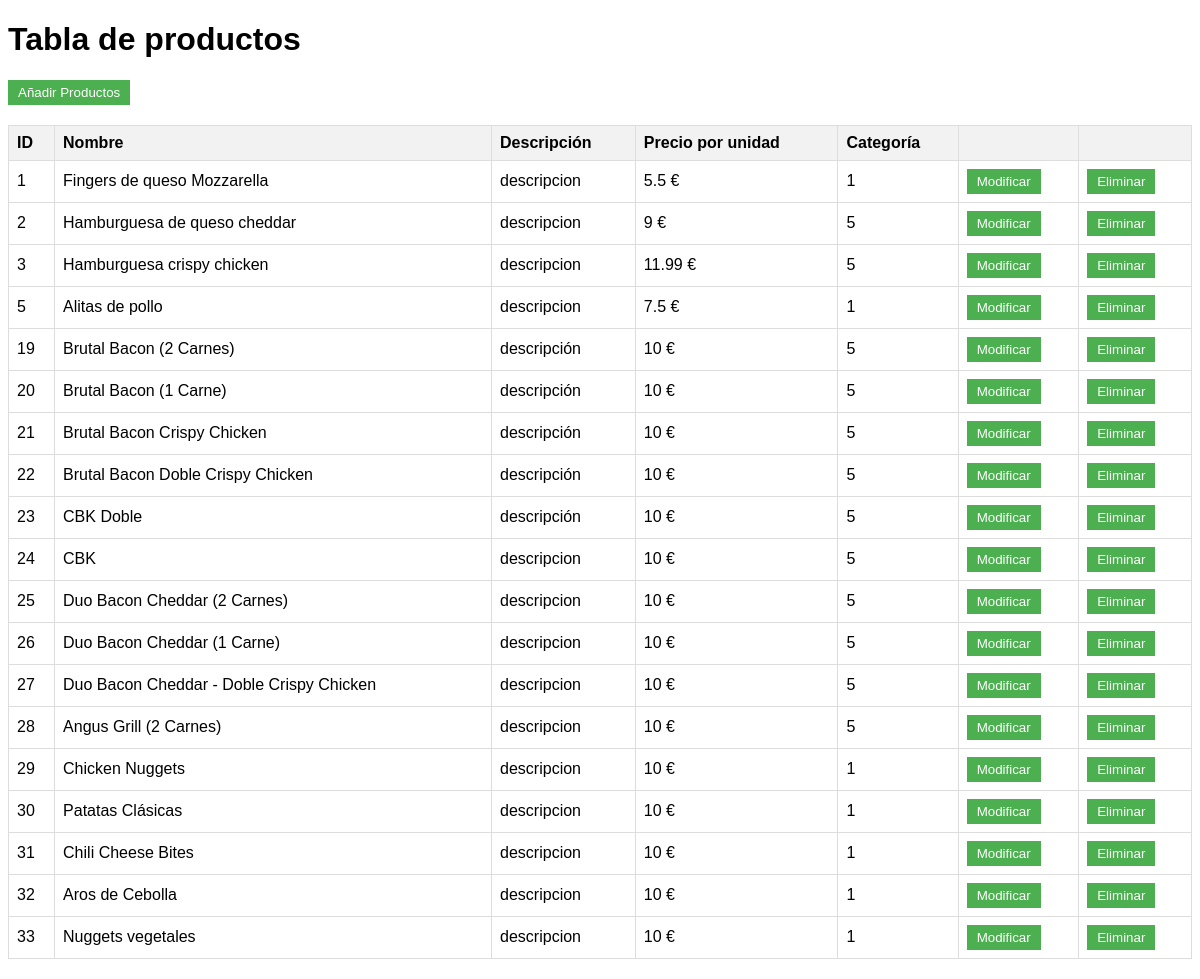
The page /vista/base-datos.php on the database as committed earlier.
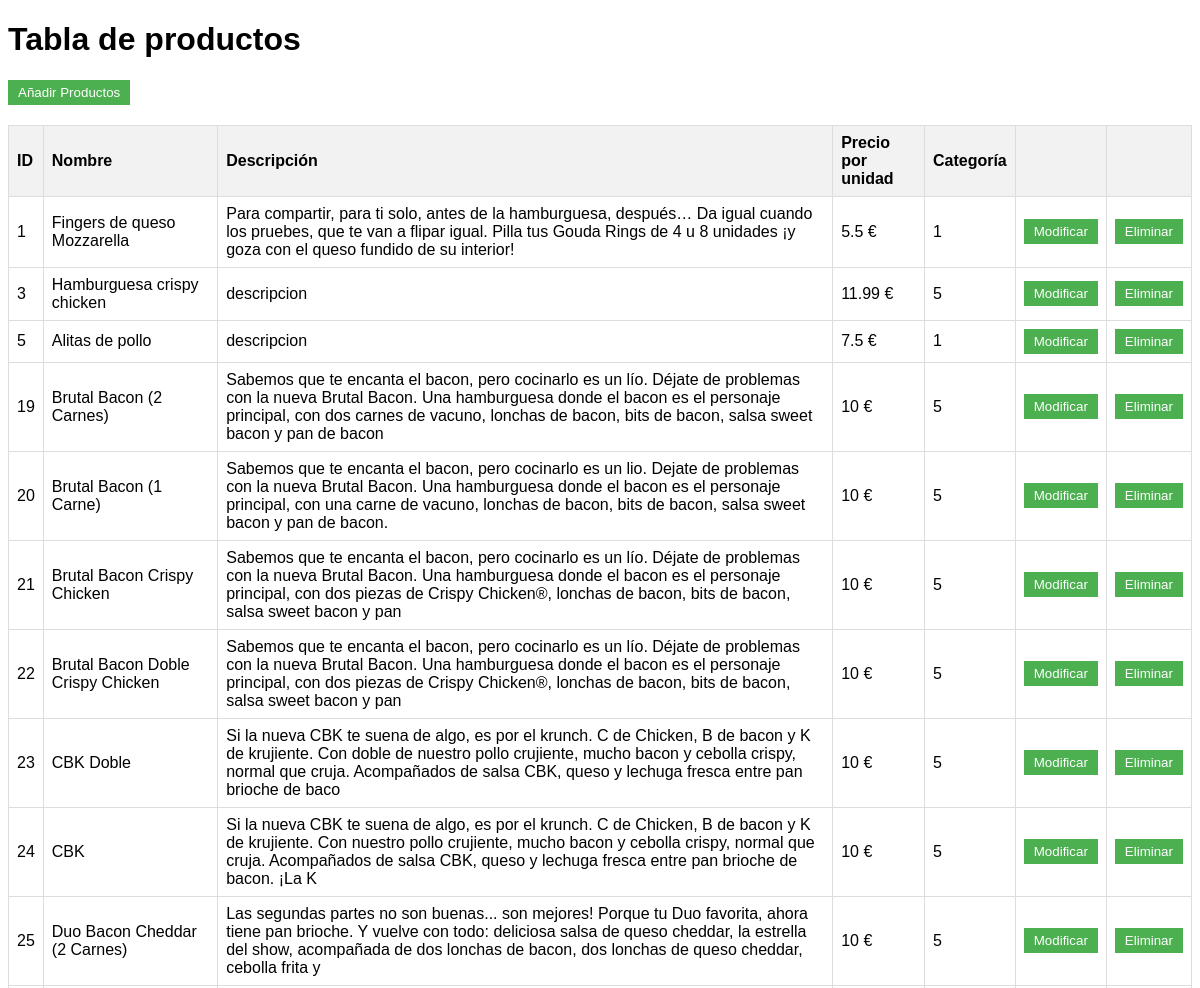
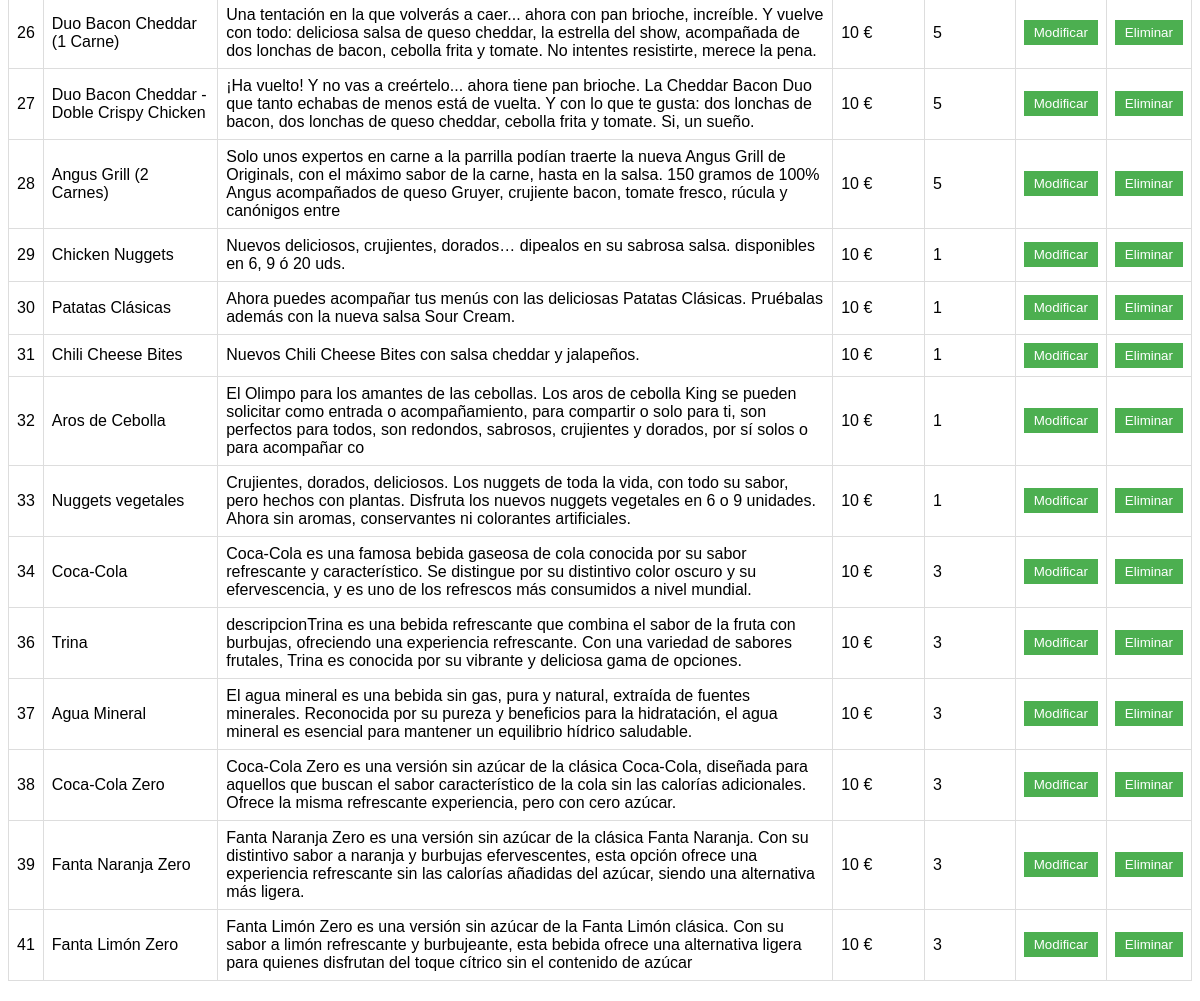
The same page on the database as committed later (2 pictures, top to bottom).
### tables this page shows
CREATE TABLE `productos` (
  `producto_id` int(11) NOT NULL,
  `nombre_producto` varchar(255) NOT NULL,
  `descripcion` varchar(255) NOT NULL,
  `precio_unidad` double NOT NULL,
  `categoria_id` int(11) DEFAULT NULL,
  `img` varchar(255) DEFAULT NULL
);

### modelo/ProductoDAO.php (called while the page is built, shortened)
<?php
    include_once '../modelo/Producto.php';
    class productoDAO {
        public static function getAllProducts() {
            $con = dataBase::connect();
            if($result = $con->query("SELECT * FROM productos")) {
                $productos = array();
                while ($producto = $result->fetch_object('Producto')) {
                    $productos[] = $producto;
                }
                return $productos;
            }
        }
    }
?>

### modelo/Producto.php (called while the page is built, shortened)
<?php
     class Producto {
        protected $producto_id;
        protected $nombre_producto;
        protected $descripcion;
        protected $precio_unidad;
        protected $categoria_id;
        public function getProducto_id()
        {
                return $this->producto_id;
        }
        public function getNombre_producto()
        {
                return $this->nombre_producto;
        }
        public function getDescripcion()
        {
                return $this->descripcion;
        }
        public function getPrecio_unidad()
        {
                return $this->precio_unidad;
        }
        public function getCategoria_id()
        {
                return $this->categoria_id;
        }
    }
?>

### vista/base-datos.php (the view, shortened to what this page needs)
<?php
    include ("../modelo/ProductoDAO.php");
?>
<!DOCTYPE html>
<html lang="es">
<head>
    <link rel="stylesheet" href="../vista/css/css-bd.css">
</head>
<body>
    <h1>Tabla de productos</h1>
    <form action="../controlador/añadirProducto.php" method="post">
        <input class="btnAñadir" type="submit" value="Añadir Productos">
    </form>
    <table>
        <tr>
            <th>ID</th>
            <th>Nombre</th>
            <th>Descripción</th>
            <th>Precio por unidad</th>
            <th>Categoría</th>
            <th></th>
            <th></th>
        </tr>
        <?php
            $productos = ProductoDAO::getAllProducts();
            foreach ($productos as $producto) {
        ?>
        <tr>
            <td><?php echo $producto->getProducto_id() ?></td>
            <td><?php echo $producto->getNombre_producto() ?></td>
            <td><?php echo $producto->getDescripcion() ?></td>
            <td><?php echo $producto->getPrecio_unidad() ?> €</td>
            <td><?php echo $producto->getCategoria_id() ?></td>
            <form action="" method="post">
                <td>
                    <form action="../controlador/modificarProducto.php" method="post">
                        <input type="submit" name="Modificar" value="Modificar">
                    </form>
                </td>
                <td>
                    <form>
                        <input type="submit" name="Eliminar" value="Eliminar">
                    </form>
                </td>
            </form>
        </tr>
        <?php } ?>
    </table>
</body>
</html>

### vista/css/css-bd.css (style rules this page uses)
h1 { font-family: Arial, Helvetica, sans-serif; }
table { border-collapse: collapse; width: 100%; margin: 20px 0; font-family: Arial, Helvetica, sans-serif; }
table th, table td { border: 1px solid #dddddd; text-align: left; padding: 8px; }
table th { background-color: #f2f2f2; }
table td input { background-color: #4CAF50; color: white; border: none; padding: 5px 10px; cursor: pointer; transition: background-color 0.3s; }
.btnAñadir { background-color: #4CAF50; color: white; border: none; padding: 5px 10px; cursor: pointer; transition: background-color 0.3s; }

Rows that differ between the two databases and show on the page:
removed productos: producto_id "2", nombre_producto "Hamburguesa de queso cheddar", descripcion "descripcion", precio_unidad "9", categoria "5"
changed productos "Fingers de queso Mozzarella": descripcion "descripcion" → "Para compartir, para ti solo, antes de la hamburguesa, después… Da igual cuando los pruebes, que te van a flipar igual. Pilla tus Gouda Rings de 4 u 8 unidades ¡y goza con el queso fundido de su interior!"
changed productos "Brutal Bacon (2 Carnes)": descripcion "descripción" → "Sabemos que te encanta el bacon, pero cocinarlo es un lío. Déjate de problemas con la nueva Brutal Bacon. Una hamburguesa donde el bacon es el personaje principal, con dos carnes de vacuno, lonchas de bacon, bits de bacon, salsa sweet bacon y pan de bacon"
changed productos "Brutal Bacon (1 Carne)": descripcion "descripción" → "Sabemos que te encanta el bacon, pero cocinarlo es un lio. Dejate de problemas con la nueva Brutal Bacon. Una hamburguesa donde el bacon es el personaje principal, con una carne de vacuno, lonchas de bacon, bits de bacon, salsa sweet bacon y pan de bacon."
changed productos "Brutal Bacon Crispy Chicken": descripcion "descripción" → "Sabemos que te encanta el bacon, pero cocinarlo es un lío. Déjate de problemas con la nueva Brutal Bacon. Una hamburguesa donde el bacon es el personaje principal, con dos piezas de Crispy Chicken®, lonchas de bacon, bits de bacon, salsa sweet bacon y pan"
changed productos "Brutal Bacon Doble Crispy Chicken": descripcion "descripción" → "Sabemos que te encanta el bacon, pero cocinarlo es un lío. Déjate de problemas con la nueva Brutal Bacon. Una hamburguesa donde el bacon es el personaje principal, con dos piezas de Crispy Chicken®, lonchas de bacon, bits de bacon, salsa sweet bacon y pan"
changed productos "CBK Doble": descripcion "descripción" → "Si la nueva CBK te suena de algo, es por el krunch. C de Chicken, B de bacon y K de krujiente. Con doble de nuestro pollo crujiente, mucho bacon y cebolla crispy, normal que cruja. Acompañados de salsa CBK, queso y lechuga fresca entre pan brioche de baco"
changed productos "CBK": descripcion "descripcion" → "Si la nueva CBK te suena de algo, es por el krunch. C de Chicken, B de bacon y K de krujiente. Con nuestro pollo crujiente, mucho bacon y cebolla crispy, normal que cruja. Acompañados de salsa CBK, queso y lechuga fresca entre pan brioche de bacon. ¡La K"
changed productos "Duo Bacon Cheddar (2 Carnes)": descripcion "descripcion" → "Las segundas partes no son buenas... son mejores! Porque tu Duo favorita, ahora tiene pan brioche. Y vuelve con todo: deliciosa salsa de queso cheddar, la estrella del show, acompañada de dos lonchas de bacon, dos lonchas de queso cheddar, cebolla frita y"
changed productos "Duo Bacon Cheddar (1 Carne)": descripcion "descripcion" → "Una tentación en la que volverás a caer... ahora con pan brioche, increíble. Y vuelve con todo: deliciosa salsa de queso cheddar, la estrella del show, acompañada de dos lonchas de bacon, cebolla frita y tomate. No intentes resistirte, merece la pena."
changed productos "Duo Bacon Cheddar - Doble Crispy Chicken": descripcion "descripcion" → "¡Ha vuelto! Y no vas a creértelo... ahora tiene pan brioche. La Cheddar Bacon Duo que tanto echabas de menos está de vuelta. Y con lo que te gusta: dos lonchas de bacon, dos lonchas de queso cheddar, cebolla frita y tomate. Si, un sueño."
changed productos "Angus Grill (2 Carnes)": descripcion "descripcion" → "Solo unos expertos en carne a la parrilla podían traerte la nueva Angus Grill de Originals, con el máximo sabor de la carne, hasta en la salsa. 150 gramos de 100% Angus acompañados de queso Gruyer, crujiente bacon, tomate fresco, rúcula y canónigos entre"
changed productos "Chicken Nuggets": descripcion "descripcion" → "Nuevos deliciosos, crujientes, dorados… dipealos en su sabrosa salsa. disponibles en 6, 9 ó 20 uds."
changed productos "Patatas Clásicas": descripcion "descripcion" → "Ahora puedes acompañar tus menús con las deliciosas Patatas Clásicas. Pruébalas además con la nueva salsa Sour Cream."
changed productos "Chili Cheese Bites": descripcion "descripcion" → "Nuevos Chili Cheese Bites con salsa cheddar y jalapeños."
changed productos "Aros de Cebolla": descripcion "descripcion" → "El Olimpo para los amantes de las cebollas. Los aros de cebolla King se pueden solicitar como entrada o acompañamiento, para compartir o solo para ti, son perfectos para todos, son redondos, sabrosos, crujientes y dorados, por sí solos o para acompañar co"
changed productos "Nuggets vegetales": descripcion "descripcion" → "Crujientes, dorados, deliciosos. Los nuggets de toda la vida, con todo su sabor, pero hechos con plantas. Disfruta los nuevos nuggets vegetales en 6 o 9 unidades. Ahora sin aromas, conservantes ni colorantes artificiales."
added productos: producto_id "34", nombre_producto "Coca-Cola", descripcion "Coca-Cola es una famosa bebida gaseosa de cola conocida por su sabor refrescante y característico. Se distingue por su distintivo color oscuro y su efervescencia, y es uno de los refrescos más consumidos a nivel mundial.", precio_unidad "10", categoria "3"
added productos: producto_id "36", nombre_producto "Trina", descripcion "descripcionTrina es una bebida refrescante que combina el sabor de la fruta con burbujas, ofreciendo una experiencia refrescante. Con una variedad de sabores frutales, Trina es conocida por su vibrante y deliciosa gama de opciones.", precio_unidad "10", categoria "3"
added productos: producto_id "37", nombre_producto "Agua Mineral", descripcion "El agua mineral es una bebida sin gas, pura y natural, extraída de fuentes minerales. Reconocida por su pureza y beneficios para la hidratación, el agua mineral es esencial para mantener un equilibrio hídrico saludable.", precio_unidad "10", categoria "3"
added productos: producto_id "38", nombre_producto "Coca-Cola Zero", descripcion "Coca-Cola Zero es una versión sin azúcar de la clásica Coca-Cola, diseñada para aquellos que buscan el sabor característico de la cola sin las calorías adicionales. Ofrece la misma refrescante experiencia, pero con cero azúcar.", precio_unidad "10", categoria "3"
added productos: producto_id "39", nombre_producto "Fanta Naranja Zero", descripcion "Fanta Naranja Zero es una versión sin azúcar de la clásica Fanta Naranja. Con su distintivo sabor a naranja y burbujas efervescentes, esta opción ofrece una experiencia refrescante sin las calorías añadidas del azúcar, siendo una alternativa más ligera.", precio_unidad "10", categoria "3"
added productos: producto_id "41", nombre_producto "Fanta Limón Zero", descripcion "Fanta Limón Zero es una versión sin azúcar de la Fanta Limón clásica. Con su sabor a limón refrescante y burbujeante, esta bebida ofrece una alternativa ligera para quienes disfrutan del toque cítrico sin el contenido de azúcar", precio_unidad "10", categoria "3"
